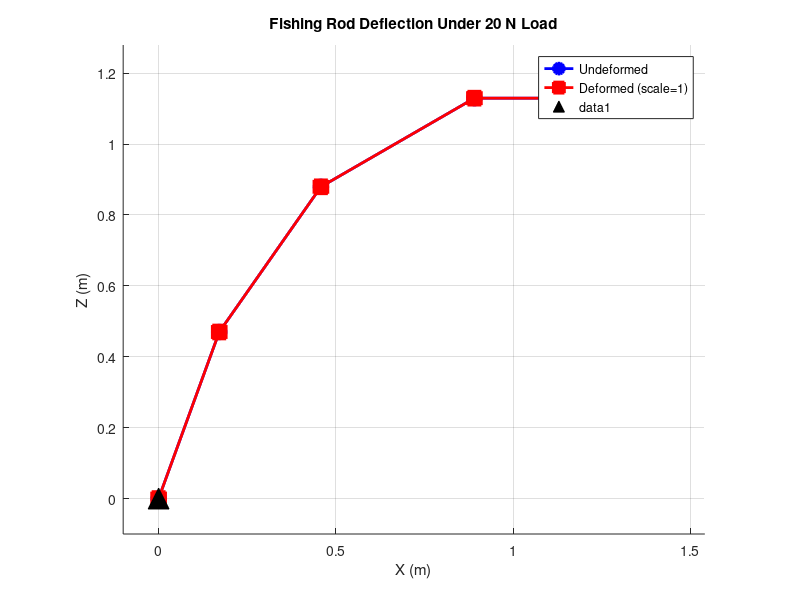

MATLAB code to generate this figure:
%% Lab 2: Finite Element Method - Fishing Rod Deflection
% CM2014 - Simulation Methods in Medical Engineering
%
% This script calculates the deflection of a fishing rod modeled as
% beam elements using the Finite Element Method.

clear; clc; close all;

%% ========================================================================
%  SECTION 1: Define Material and Geometric Properties
%  ========================================================================

E = 100e6; 				% Young's modulus [Pa] (100 MPa)

r = 0.05;               % Radius [m] (5 cm)
L_total = 2;            % Total rod length [m]
n_elem = 4;             % Number of elements
L_elem = L_total / n_elem;  % Length of each element [m]

A = pi * r^2;           % Cross-sectional area [m^2]
I = pi * r^4 / 4;       % Second moment of area [m^4]

beta   = 70 * pi/180;   % Angle of elements 1 and 2
lambda = 55 * pi/180;   % Angle of element 3
delta  = 30 * pi/180;   % Angle of element 4

F_applied = 20;         % Force at tip [N]

n_nodes = n_elem + 1;   % 5 nodes
n_dof = 3 * n_nodes;    % 15 DOFs (3 per node: Dx, Dz, theta)

%% ========================================================================
%  SECTION 2: Compute Node Coordinates
%  ========================================================================

nodes = zeros(n_nodes, 2);  % Column 1 = X, Column 2 = Z

nodes(1, :) = [0, 0];
nodes(2, :) = nodes(1, :) + L_elem * [cos(beta), sin(beta)];
nodes(3, :) = nodes(2, :) + L_elem * [cos(lambda), sin(lambda)];
nodes(4, :) = nodes(3, :) + L_elem * [cos(delta), sin(delta)];
nodes(5, :) = nodes(4, :) + [L_elem, 0];

elem_angles = [beta, beta, lambda, delta];

%% ========================================================================
%  SECTION 3: Define Helper Functions
%  ========================================================================

% Function to compute local stiffness matrix (6x6)
% Equation 7 in PDF
function ke = local_stiffness(E, A, I, L)

    ke = zeros(6, 6);

    ke(1,1) = E*A/L;
    ke(1,4) = -E*A/L;

    ke(2,2) = 12*E*I/(L^3);
    ke(2,3) = 6*E*I/(L^2);
    ke(2,5) = -12*E*I/(L^3);
    ke(2,6) = 6*E*I/(L^2);

    ke(3,2) = 6*E*I/(L^2);
    ke(3,3) = 4*E*I/(L);
    ke(3,5) = -6*E*I/(L^2);
    ke(3,6) = 2*E*I/(L);

    ke(4,1) = -E*A/L;
    ke(4,4) = E*A/L;

    ke(5,2) = -12*E*I/(L^3);
    ke(5,3) = -6*E*I/(L^2);
    ke(5,5) = 12*E*I/(L^3);
    ke(5,6) = -6*E*I/(L^2);

    ke(6,2) = 6*E*I/(L^2);
    ke(6,3) = 2*E*I/(L);
    ke(6,5) = -6*E*I/(L^2);
    ke(6,6) = 4*E*I/(L);
end

function T = transformation_matrix(angle)
    c = cos(angle);
	s = sin(angle);

    T = zeros(6, 6);

    T(1,1) = c;
	T(1,2) = s;   
    
	T(2,1) = -s;  
	T(2,2) = c;   

	T(3,3) = 1;

    T(4,4) = c;
	T(4,5) = s;

    T(5,4) = -s;
	T(5,5) = c;
    
	T(6,6) = 1;
end

%% ========================================================================
%  SECTION 4: Assemble Global Stiffness Matrix
%  ========================================================================

% Initialize global stiffness matrix
K = zeros(n_dof, n_dof);

% Loop over each element
for e = 1:n_elem
    start_node = e;
    end_node = e + 1;

    angle = elem_angles(e);

    ke = local_stiffness(E, A, I, L_elem);

    T = transformation_matrix(angle);

    Ke = T' * ke * T;

    % --- Step 4f: Determine global DOF indices ---
    % Node n1 has DOFs: 3*(n1-1)+1, 3*(n1-1)+2, 3*(n1-1)+3
    % Node n2 has DOFs: 3*(n2-1)+1, 3*(n2-1)+2, 3*(n2-1)+3
    dof = [3*(start_node-1)+(1:3), 3*(end_node-1)+(1:3)];

    % --- Step 4g: Add element matrix to global matrix ---
    K(dof, dof) = K(dof, dof) + Ke;
end

%% ========================================================================
%  SECTION 5: Apply Boundary Conditions and Solve
%  ========================================================================

% Create force vector
F = zeros(n_dof, 1);

% TODO: Apply the external force (20 N in X-direction at node 5)
% Which DOF corresponds to X-displacement at node 5?
% F(...) = F_applied;

% Apply boundary conditions (Node 1 is fixed: D1 = D2 = D3 = 0)
% Method: Partition approach - solve only for free DOFs

% Fixed DOFs (node 1)
fixed_dof = [1, 2, 3];

% Free DOFs (nodes 2-5)
free_dof = setdiff(1:n_dof, fixed_dof);

% TODO: Solve the reduced system
% Extract the submatrices for free DOFs and solve:
% K_reduced = K(free_dof, free_dof);
% F_reduced = F(free_dof);
% D_free = K_reduced \ F_reduced;

% Assemble full displacement vector
D = zeros(n_dof, 1);
% D(free_dof) = D_free;

%% ========================================================================
%  SECTION 6: Post-Processing and Results
%  ========================================================================

% Reshape displacement vector for easier access
% Each row = one node, columns = [Dx, Dz, theta]
D_reshaped = reshape(D, 3, n_nodes)';

% Extract displacements
Dx = D_reshaped(:, 1);      % X-displacements
Dz = D_reshaped(:, 2);      % Z-displacements
theta = D_reshaped(:, 3);   % Rotations

% Compute deformed node positions
X_def = nodes(:, 1) + Dx;
Z_def = nodes(:, 2) + Dz;

% Compute total displacement at each node
D_total = sqrt(Dx.^2 + Dz.^2);

%% ========================================================================
%  SECTION 7: Display Results Table
%  ========================================================================

fprintf('\n========================================\n');
fprintf('   NODAL DISPLACEMENTS\n');
fprintf('========================================\n');
fprintf('Node\t Dx (m)\t\t Dz (m)\t\t Theta (rad)\t Total (m)\n');
fprintf('----\t-------\t\t-------\t\t-----------\t---------\n');

for i = 1:n_nodes
    fprintf('%d\t%10.6f\t%10.6f\t%10.6f\t%10.6f\n', ...
            i, Dx(i), Dz(i), theta(i), D_total(i));
end

fprintf('\nMaximum total displacement: %.4f m (at node %d)\n', ...
        max(D_total), find(D_total == max(D_total)));

%% ========================================================================
%  SECTION 8: Visualization
%  ========================================================================

figure('Position', [100, 100, 800, 600]);

% --- Plot undeformed and deformed shapes ---
subplot(1, 1, 1);
hold on;

% Undeformed shape
plot(nodes(:,1), nodes(:,2), 'b-o', 'LineWidth', 2, 'MarkerSize', 10, ...
     'MarkerFaceColor', 'b', 'DisplayName', 'Undeformed');

% Deformed shape
% Adjust scale factor if displacements are too small to see clearly
scale = 1;  % Set to 1 for actual displacement, increase to exaggerate
plot(X_def, Z_def, 'r-s', 'LineWidth', 2, 'MarkerSize', 10, ...
     'MarkerFaceColor', 'r', 'DisplayName', sprintf('Deformed (scale=%.0f)', scale));

% Mark the fixed support
plot(0, 0, 'k^', 'MarkerSize', 15, 'MarkerFaceColor', 'k');

% Draw the force arrow at the tip
% TODO: Add an arrow showing the applied force direction (optional)

% Formatting
legend('Location', 'best');
xlabel('X (m)');
ylabel('Z (m)');
title('Fishing Rod Deflection Under 20 N Load');
axis equal;
grid on;

% Adjust axis limits for better visibility
xlim([-0.1, max(nodes(:,1)) + 0.15]);
ylim([-0.1, max(nodes(:,2)) + 0.15]);

hold off;

%% ========================================================================
%  SECTION 9: Verification (Optional)
%  ========================================================================

% Compare with expected results from Appendix 2:
% - Maximum displacement at tip: ~0.08 m
% - X-displacement at tip: ~0.036 m
% - Z-displacement at tip: ~0.071 m

fprintf('\n========================================\n');
fprintf('   VERIFICATION\n');
fprintf('========================================\n');
fprintf('Expected (from Comsol):\n');
fprintf('  Max total displacement: ~0.0796 m\n');
fprintf('  Tip X-displacement: ~0.0361 m\n');
fprintf('  Tip Z-displacement: ~0.071 m\n');
fprintf('\nYour results:\n');
fprintf('  Max total displacement: %.4f m\n', max(D_total));
fprintf('  Tip X-displacement: %.4f m\n', Dx(end));
fprintf('  Tip Z-displacement: %.4f m\n', Dz(end));
